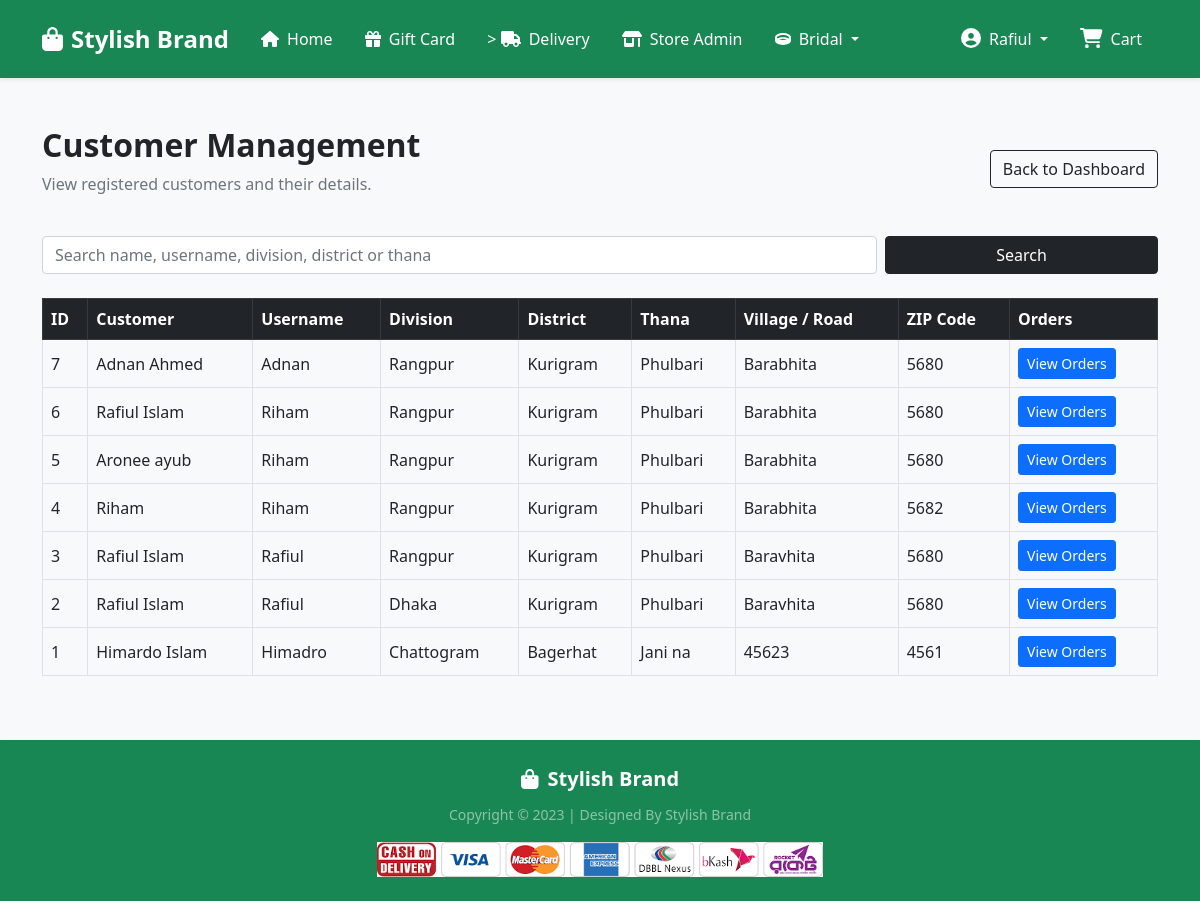
/store-admin/customers/ (signed in), run on an earlier commit of the app's database.
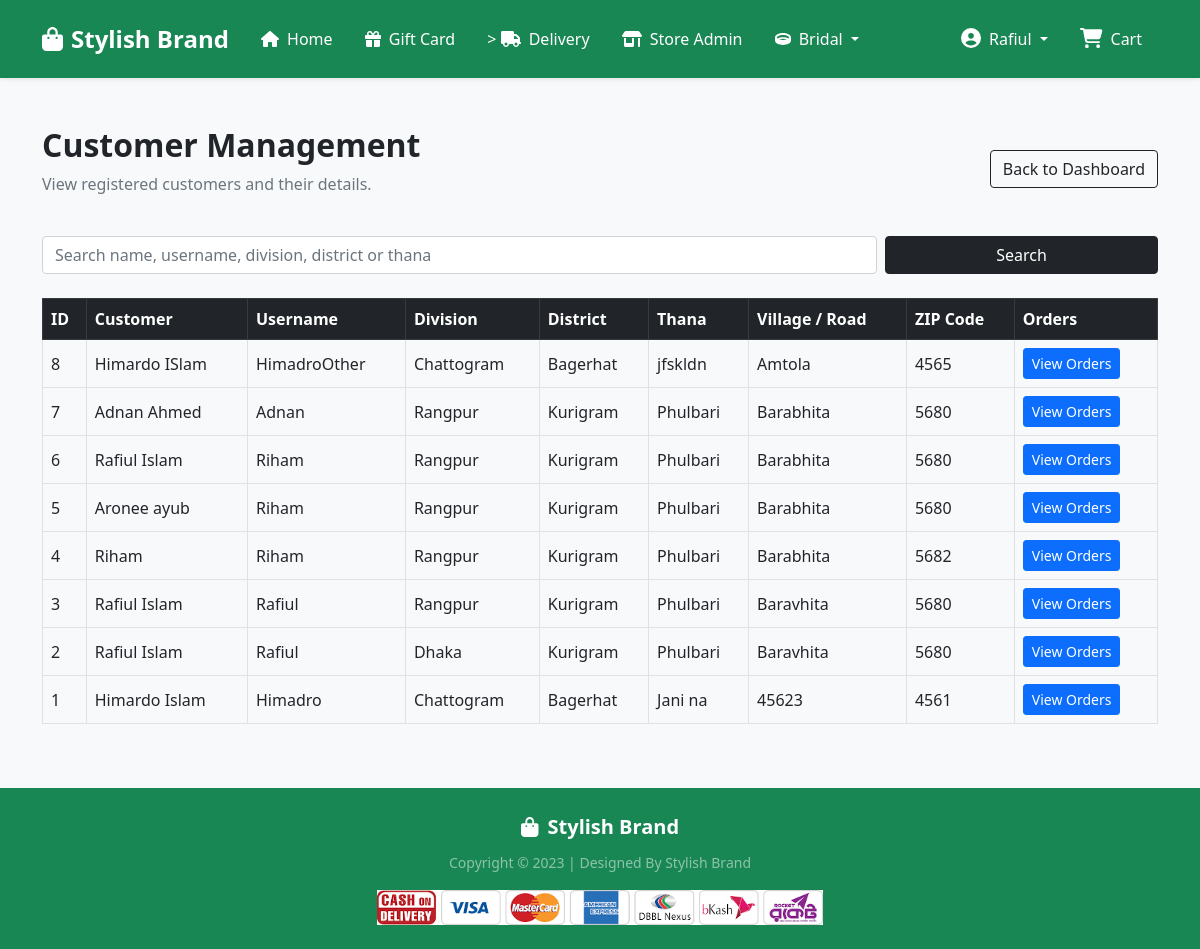
And on a later commit of the database.
### Shop/models.py (models this page shows, shortened)
class Customer(models.Model):
    user = models.ForeignKey(User, on_delete=models.CASCADE)
    name = models.CharField(max_length=200)
    division = models.CharField(choices=DIVISION_CHOICES, max_length=50)
    district = models.CharField(max_length=200)
    thana = models.CharField(max_length=50)
    villorroad = models.CharField(max_length=50)
    zipcode = models.IntegerField()

### Shop/views.py (the view, shortened to what this page needs)
@login_required
@store_admin_required
def admin_customer_list(request):
    customers = Customer.objects.select_related(
        "user"
    ).all().order_by("-id")
    search_query = request.GET.get("q", "").strip()
    return render(request, "Shop/admin_customer_list.html", {
        "customers": customers,
        "search_query": search_query,
    })

### Shop/templates/Shop/admin_customer_list.html (shortened to what this page needs)
{% extends 'Shop/base.html' %}
{% block main-content %}
<div class="container my-5">
    <div class="d-flex justify-content-between align-items-center flex-wrap gap-2 mb-4">
        <div>
            <h2 class="fw-bold">Customer Management</h2>
            <p class="text-muted">View registered customers and their details.</p>
        </div>
        <a href="{% url 'store_admin_dashboard' %}"
           class="btn btn-outline-dark">
            Back to Dashboard
        </a>
    </div>
    <form method="get" class="row g-2 mb-4">
        <div class="col-md-9">
            <input type="text" name="q"
                   value="{{ search_query }}"
                   class="form-control"
                   placeholder="Search name, username, division, district or thana">
        </div>
        <div class="col-md-3 d-grid">
            <button class="btn btn-dark" type="submit">Search</button>
        </div>
    </form>
    <div class="table-responsive">
        <table class="table table-bordered table-hover align-middle">
            <thead class="table-dark">
                <tr>
                    <th>ID</th>
                    <th>Customer</th>
                    <th>Username</th>
                    <th>Division</th>
                    <th>District</th>
                    <th>Thana</th>
                    <th>Village / Road</th>
                    <th>ZIP Code</th>
                    <th>Orders</th>
                </tr>
            </thead>
            <tbody>
                {% for customer in customers %}
                <tr>
                    <td>{{ customer.pk }}</td>
                    <td>{{ customer.name }}</td>
                    <td>{{ customer.user.username }}</td>
                    <td>{{ customer.division }}</td>
                    <td>{{ customer.district }}</td>
                    <td>{{ customer.thana }}</td>
                    <td>{{ customer.villorroad }}</td>
                    <td>{{ customer.zipcode }}</td>
                    <td>
                        <a href="{% url 'admin_customer_orders' customer.pk %}"
                           class="btn btn-sm btn-primary">
                            View Orders
                        </a>
                    </td>
                </tr>
                {% empty %}
                <tr>
                    <td colspan="9" class="text-center py-4">
                        No customers found.
                    </td>
                </tr>
                {% endfor %}
            </tbody>
        </table>
    </div>
</div>
{% endblock main-content %}

What changed in the data, as far as the page shows it:
added Customer: pk "8", name "Himardo ISlam", user.username "HimadroOther", division "Chattogram", district "Bagerhat", thana "jfskldn", villorroad "Amtola", zipcode "4565"
